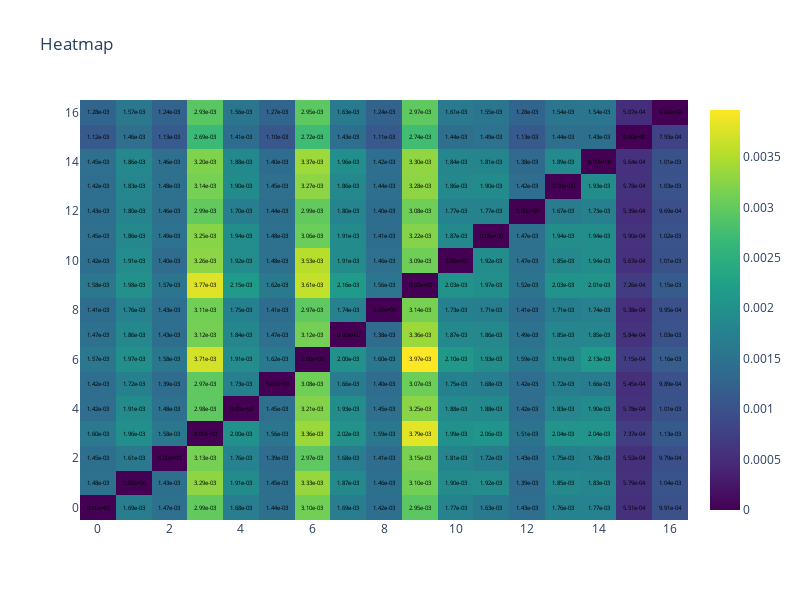
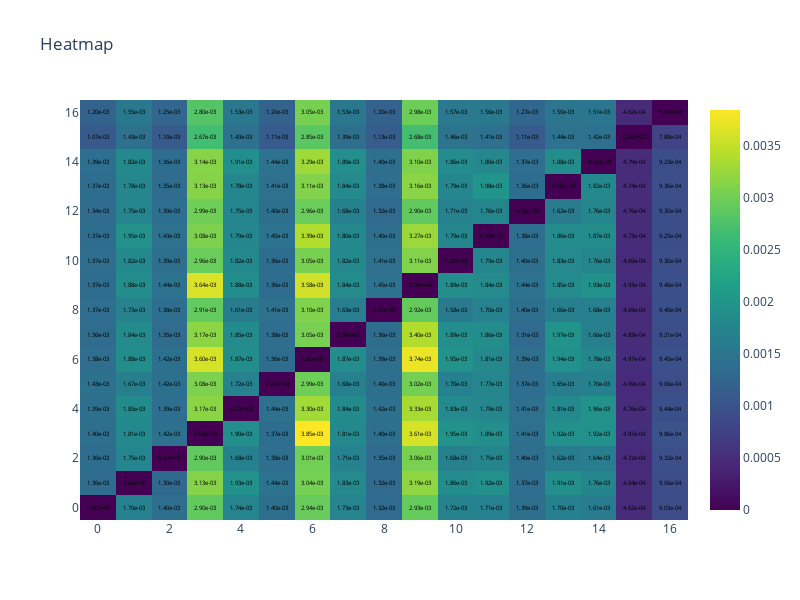
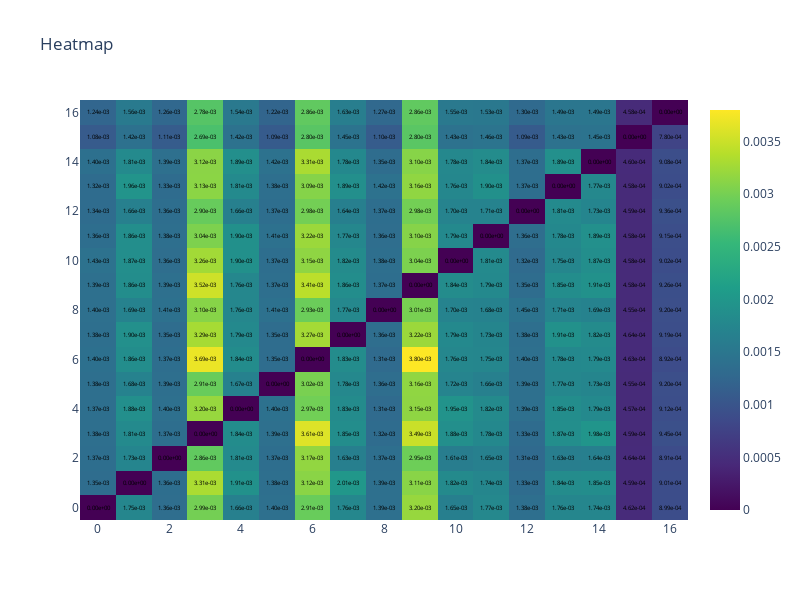
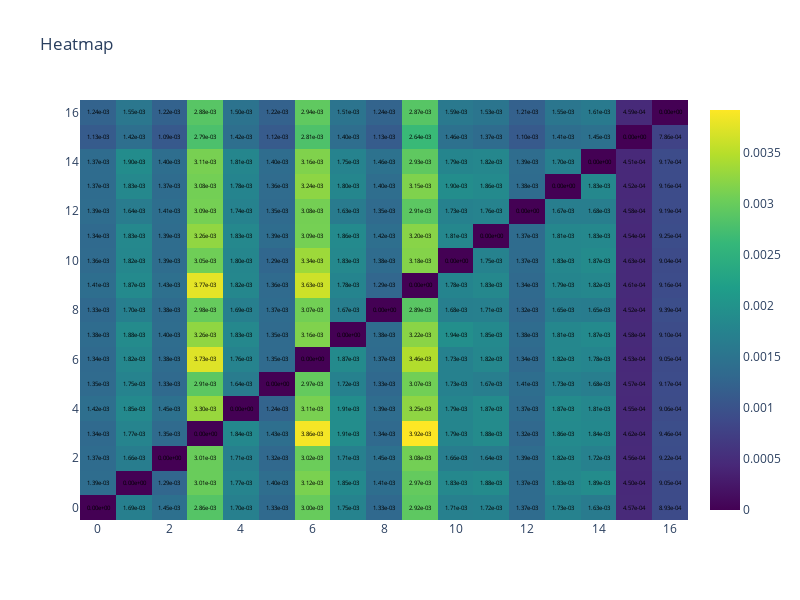

The notebook cell saved with these charts, in order:
### Code cell
for depth in range(6):
    fig = visualize_heatmap(arguana_mses_table[:, :, depth])
    fig.show()

# arguana_r2s_table = arguana_mses_table / variances_row
# fig = visualize_heatmap(arguana_r2s_table[:, :, depth2show])
# fig.show()

### Figure 1 — Plotly figure (JSON) as saved in the notebook; plotly's stock layout.template omitted (floating-point values rounded to 4 significant figures; data arrays with more than 128 entries replaced by an {"elided": "..."} marker saying what was removed)
{"data": [{"colorscale": [[0, "#440154"], [0.1111, "#482878"], [0.2222, "#3e4989"], [0.3333, "#31688e"], [0.4444, "#26828e"], [0.5556, "#1f9e89"], [0.6667, "#35b779"], [0.7778, "#6ece58"], [0.8889, "#b5de2b"], [1, "#fde725"]], "reversescale": false, "showscale": true, "text": {"elided": "17x17 str values"}, "textfont": {"color": "black"}, "texttemplate": "%{text}", "type": "heatmap", "z": {"elided": "17x17 float values"}}], "layout": {"height": 600, "title": {"text": "Heatmap"}, "width": 800, "xaxis": {"title": {}}, "yaxis": {"title": {}}}}

### Figure 2 — Plotly figure (JSON) as saved in the notebook; plotly's stock layout.template omitted (floating-point values rounded to 4 significant figures; data arrays with more than 128 entries replaced by an {"elided": "..."} marker saying what was removed)
{"data": [{"colorscale": [[0, "#440154"], [0.1111, "#482878"], [0.2222, "#3e4989"], [0.3333, "#31688e"], [0.4444, "#26828e"], [0.5556, "#1f9e89"], [0.6667, "#35b779"], [0.7778, "#6ece58"], [0.8889, "#b5de2b"], [1, "#fde725"]], "reversescale": false, "showscale": true, "text": {"elided": "17x17 str values"}, "textfont": {"color": "black"}, "texttemplate": "%{text}", "type": "heatmap", "z": {"elided": "17x17 float values"}}], "layout": {"height": 600, "title": {"text": "Heatmap"}, "width": 800, "xaxis": {"title": {}}, "yaxis": {"title": {}}}}

### Figure 3 — Plotly figure (JSON) as saved in the notebook; plotly's stock layout.template omitted (floating-point values rounded to 4 significant figures; data arrays with more than 128 entries replaced by an {"elided": "..."} marker saying what was removed)
{"data": [{"colorscale": [[0, "#440154"], [0.1111, "#482878"], [0.2222, "#3e4989"], [0.3333, "#31688e"], [0.4444, "#26828e"], [0.5556, "#1f9e89"], [0.6667, "#35b779"], [0.7778, "#6ece58"], [0.8889, "#b5de2b"], [1, "#fde725"]], "reversescale": false, "showscale": true, "text": {"elided": "17x17 str values"}, "textfont": {"color": "black"}, "texttemplate": "%{text}", "type": "heatmap", "z": {"elided": "17x17 float values"}}], "layout": {"height": 600, "title": {"text": "Heatmap"}, "width": 800, "xaxis": {"title": {}}, "yaxis": {"title": {}}}}

### Figure 4 — Plotly figure (JSON) as saved in the notebook; plotly's stock layout.template omitted (floating-point values rounded to 4 significant figures; data arrays with more than 128 entries replaced by an {"elided": "..."} marker saying what was removed)
{"data": [{"colorscale": [[0, "#440154"], [0.1111, "#482878"], [0.2222, "#3e4989"], [0.3333, "#31688e"], [0.4444, "#26828e"], [0.5556, "#1f9e89"], [0.6667, "#35b779"], [0.7778, "#6ece58"], [0.8889, "#b5de2b"], [1, "#fde725"]], "reversescale": false, "showscale": true, "text": {"elided": "17x17 str values"}, "textfont": {"color": "black"}, "texttemplate": "%{text}", "type": "heatmap", "z": {"elided": "17x17 float values"}}], "layout": {"height": 600, "title": {"text": "Heatmap"}, "width": 800, "xaxis": {"title": {}}, "yaxis": {"title": {}}}}
